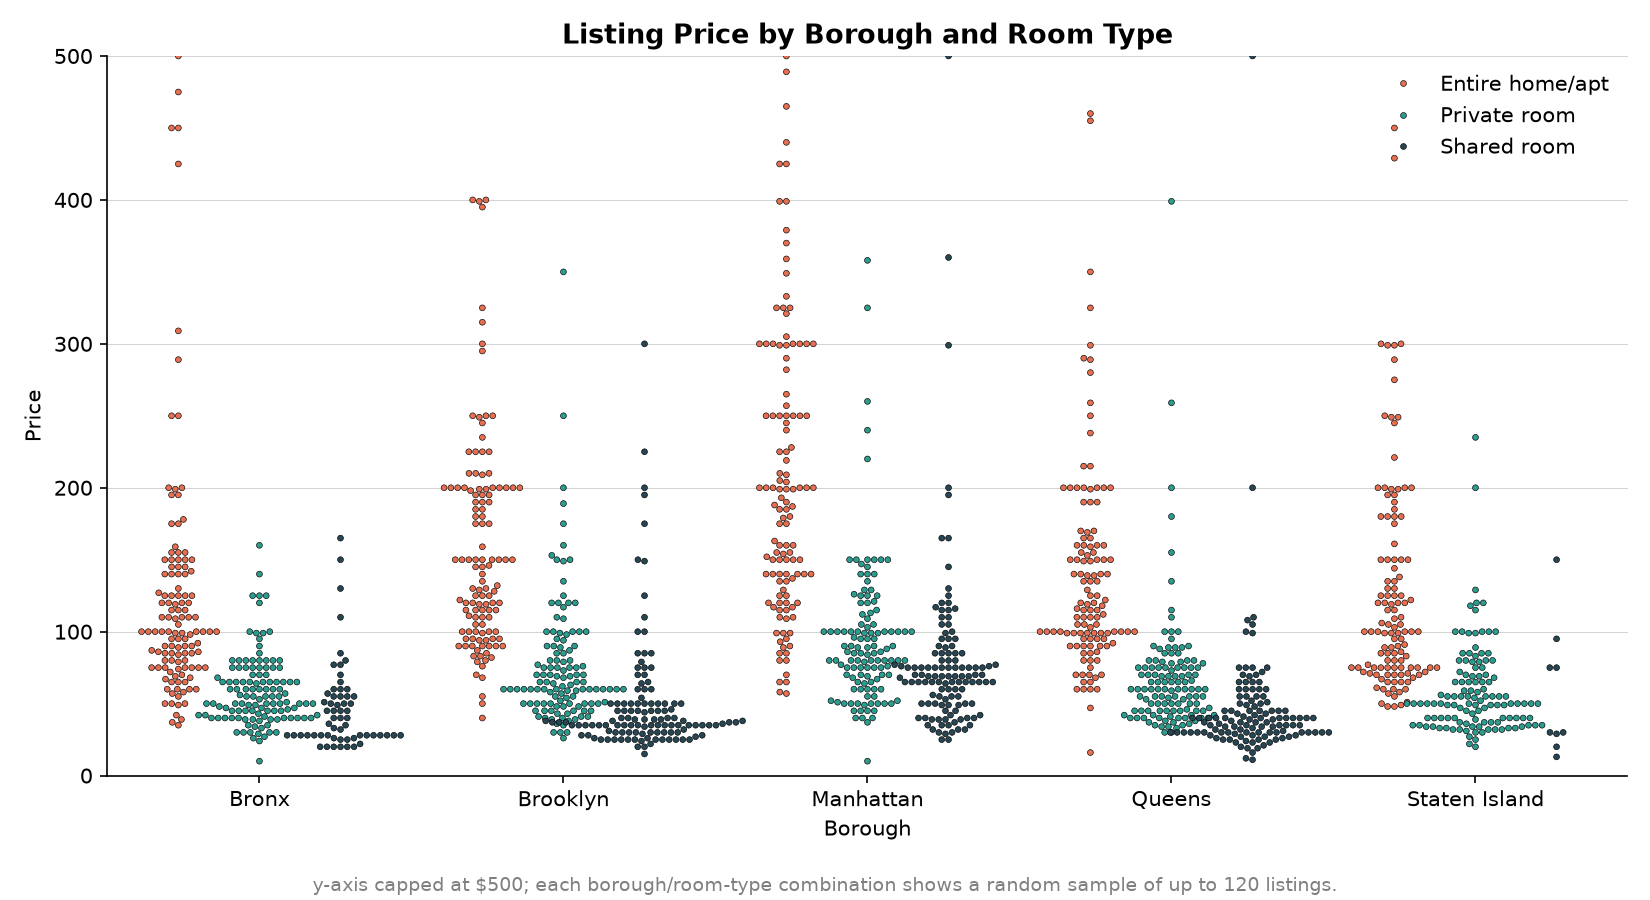

Write Python code to recreate this figure.
"""Beeswarm plot of listing price by borough, split by room type."""

from pathlib import Path

import matplotlib.pyplot as plt
import pandas as pd
import seaborn as sns

SCRIPT_DIR = Path(__file__).resolve().parent
CSV_PATH = SCRIPT_DIR.parent / "AB_NYC_2019.csv"
GROUP_COL = "neighbourhood_group"
TYPE_COL = "room_type"
VALUE_COL = "price"

GROUP_ORDER = ["Bronx", "Brooklyn", "Manhattan", "Queens", "Staten Island"]
TYPE_ORDER = ["Entire home/apt", "Private room", "Shared room"]

TYPE_COLORS = {
    "Entire home/apt": "#E76F51",
    "Private room": "#2A9D8F",
    "Shared room": "#264653",
}

PRICE_CAP = 500  # y-axis cap; a small number of listings above this are excluded
SAMPLE_PER_SUBGROUP = 120  # a true beeswarm can't legibly place tens of thousands of points
RANDOM_STATE = 0


def load_data():
    df = pd.read_csv(CSV_PATH, usecols=[GROUP_COL, TYPE_COL, VALUE_COL])
    df = df.dropna(subset=[GROUP_COL, TYPE_COL, VALUE_COL])
    df = df[(df[VALUE_COL] > 0) & (df[VALUE_COL] <= PRICE_CAP)]
    return df


def main():
    df = load_data()

    sampled = pd.concat(
        df[(df[GROUP_COL] == group) & (df[TYPE_COL] == room_type)].sample(
            min(((df[GROUP_COL] == group) & (df[TYPE_COL] == room_type)).sum(), SAMPLE_PER_SUBGROUP),
            random_state=RANDOM_STATE,
        )
        for group in GROUP_ORDER
        for room_type in TYPE_ORDER
    )

    fig, ax = plt.subplots(figsize=(11, 6))

    sns.swarmplot(
        data=sampled,
        x=GROUP_COL,
        y=VALUE_COL,
        order=GROUP_ORDER,
        hue=TYPE_COL,
        hue_order=TYPE_ORDER,
        palette=TYPE_COLORS,
        dodge=True,
        size=2.8,
        edgecolor="black",
        linewidth=0.3,
        ax=ax,
    )

    ax.set_xlabel("Borough")
    ax.set_ylabel("Price")
    ax.set_ylim(0, PRICE_CAP)
    ax.set_title("Listing Price by Borough and Room Type", fontsize=13, fontweight="bold")

    ax.spines["top"].set_visible(False)
    ax.spines["right"].set_visible(False)
    ax.grid(axis="y", color="lightgray", linewidth=0.5, zorder=0)
    ax.set_axisbelow(True)

    ax.legend(title=None, loc="upper right", frameon=False)

    fig.text(
        0.5,
        0.01,
        f"y-axis capped at ${PRICE_CAP}; each borough/room-type combination shows a random sample of up to {SAMPLE_PER_SUBGROUP} listings.",
        ha="center",
        fontsize=9,
        color="gray",
    )

    fig.tight_layout(rect=(0, 0.04, 1, 1))
    fig.savefig(SCRIPT_DIR / "beeswarm-type.png", dpi=150)
    plt.show()


if __name__ == "__main__":
    main()
